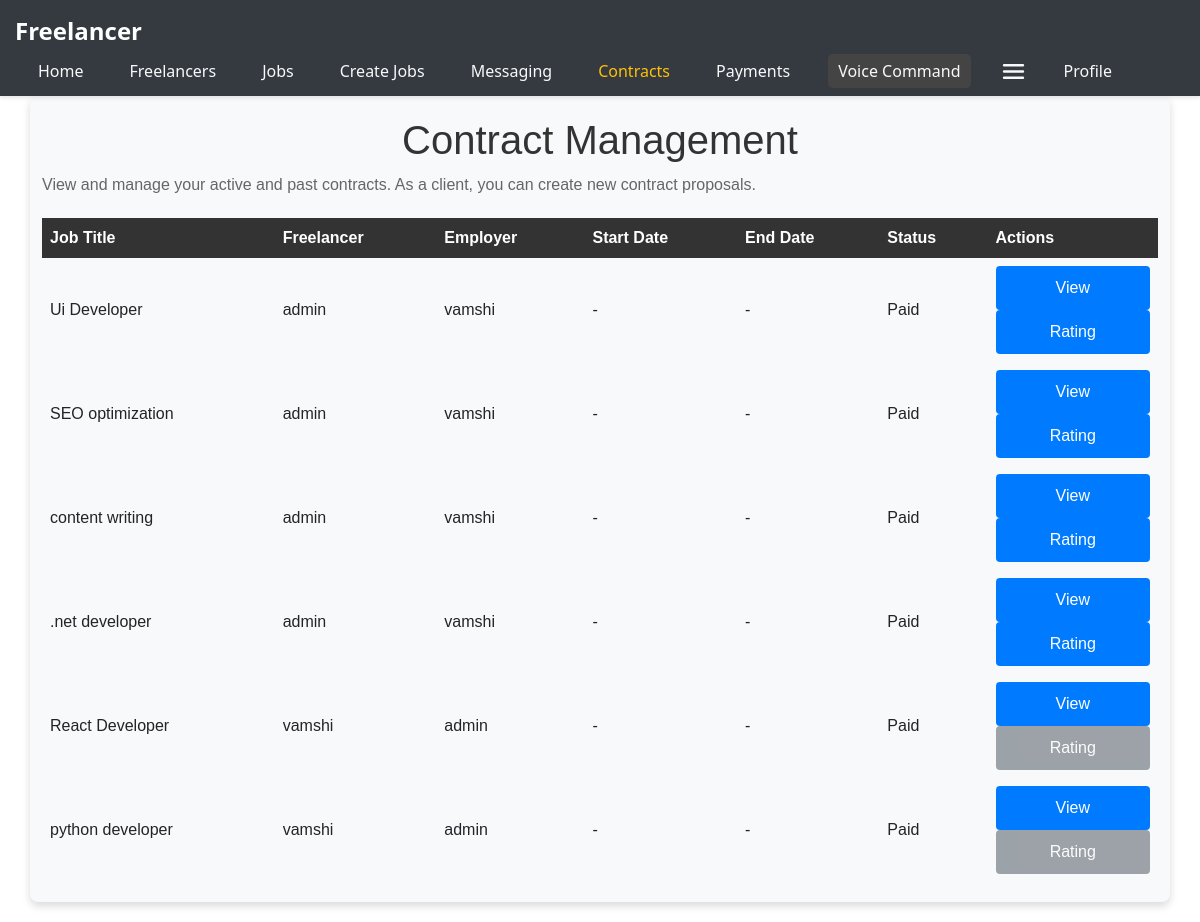
The page /contractManagement (signed in) on the database its author committed.
### app.py (models this page shows)
class Contract(db.Model):
    id = db.Column(db.Integer, primary_key=True)
    terms = db.Column(db.Text)
    start_date = db.Column(db.DateTime)
    end_date = db.Column(db.DateTime)
    status = db.Column(db.String(50))
    job_id = db.Column(db.Integer, db.ForeignKey('job.id'))
    job = db.relationship('Job', backref=db.backref('contracts', lazy=True))
    freelancer_id = db.Column(db.Integer, db.ForeignKey('user.id'))
    freelancer = db.relationship('User', foreign_keys=[freelancer_id], backref=db.backref('freelance_contracts', lazy=True))
    employer_id = db.Column(db.Integer, db.ForeignKey('user.id'))
    employer = db.relationship('User', foreign_keys=[employer_id], backref=db.backref('employer_contracts', lazy=True))

class Job(db.Model):
    id = db.Column(db.Integer, primary_key=True)
    title = db.Column(db.String(120), nullable=False)
    description = db.Column(db.Text, nullable=False)
    budget = db.Column(db.String(120), nullable=False)
    duration = db.Column(db.String(120))
    experience_level = db.Column(db.String(120))
    skills = db.Column(db.String(120))
    category_id = db.Column(db.Integer, db.ForeignKey('category.id'))
    category = db.relationship('Category', backref='jobs')
    employer_id = db.Column(db.Integer, db.ForeignKey('user.id'), nullable=False)

class User(db.Model):
    id = db.Column(db.Integer, primary_key=True)
    email = db.Column(db.String(120), unique=True, nullable=False)
    name = db.Column(db.String(100), nullable=False)
    password = db.Column(db.String(60), nullable=False)
    minimum_rate = db.Column(db.Float, nullable=True)
    skills = db.Column(db.String(500), nullable=True)
    jobs = db.relationship('Job', backref='author', lazy=True)
    rating = db.Column(db.Float, nullable=True, default=0.0)
    rating_count = db.Column(db.Integer, default=0)

### app.py (the view)
@app.route('/contractManagement')
def contract_management():
    user_id = session.get('user_id')  # Step 2: Get user ID from session
    if not user_id:
        flash('You need to login to view this page.', 'info')  # Step 1: Check if the user is logged in
        return redirect(url_for('login'))
    user = User.query.get(user_id)
    if not user:
        flash('User not found.', 'error')
        return redirect(url_for('login'))
    contracts = user.freelance_contracts + user.employer_contracts
    flash('Contract status has been updated', 'info')
    return render_template('contractManagement.html', contracts=contracts, user=user)

### templates/contractManagement.html (shortened to what this page needs)
{% extends 'nav.html' %} {% block title %}Contract Management{% endblock %} {%
block content %}
<main class="container">
  <h1>Contract Management</h1>
  <p>
    View and manage your active and past contracts. As a client, you can create
    new contract proposals.
  </p>
  <table>
    <thead>
      <tr>
        <th>Job Title</th>
        <th>Freelancer</th>
        <th>Employer</th>
        <th>Start Date</th>
        <th>End Date</th>
        <th>Status</th>
        <th>Actions</th>
      </tr>
    </thead>
    <tbody>
      {% for contract in contracts %}
      <tr data-contract-id="{{ contract.id }}">
        <td>{{ contract.job.title }}</td>
        <td>{{ contract.freelancer.name }}</td>
        <td>{{ contract.employer.name }}</td>
        <td>
          {{ contract.start_date.strftime('%Y-%m-%d') if contract.start_date
          else '-' }}
        </td>
        <td>
          {{ contract.end_date.strftime('%Y-%m-%d') if contract.end_date else
          '-' }}
        </td>
        <td id="status-{{ contract.id }}">{{ contract.status }}</td>
        <td>
          <button
            class="btn btn-primary"
            data-role="{{ 'employer' if contract.employer_id == user.id else 'freelancer' }}"
            onclick="showActionPopup('{{ contract.id }}', this.getAttribute('data-role'))"
          >
            View
          </button>
          <button
            class="btn btn-secondary rating-btn"
            id="rating-btn-{{ contract.id }}"
            data-contract-status="{{ contract.status }}"
            data-user-id="{{ user.id }}"
            data-employer-id="{{ contract.employer_id }}"
            data-freelancer-id="{{ contract.freelancer_id }}"
            onclick="showRatingPopup('{{ contract.id }}', this.getAttribute('data-role'))"
          >
            Rating
          </button>
        </td>
      </tr>
      {% else %}
      <tr>
        <td colspan="7">No contracts found.</td>
      </tr>
      {% endfor %}
    </tbody>
  </table>
</main>
{% endblock %}

### static/css/styles.css (style rules this page uses)
body { font-family: "Helvetica Neue", Helvetica, Arial, sans-serif; background-color: #f8f9fa; color: #212529; margin: 0; padding: 0; }
.btn-primary { background-color: #007bff; color: #ffffff; }
.btn-secondary { background-color: #6c757d; color: #ffffff; }
.container, .createjobscontainer { max-width: 800px; margin: auto; padding: 20px; background-color: #ffffff; border-radius: 8px; box-shadow: 0 4px 8px rgba(0, 0, 0, 0.15); font-family: Arial, sans-serif; }
.container h1 { color: #333; text-align: center; }
.container p { color: #666; line-height: 1.6; margin-bottom: 10px; }
.container, .createjobscontainer form { background-color: #f8f9fa; padding: 20px; border-radius: 8px; margin-bottom: 20px; }
.container button { background-color: #007bff; color: white; border: none; padding: 10px 20px; border-radius: 4px; cursor: pointer; display: block; width: 100%; }
table { width: 100%; border-collapse: collapse; margin-top: 20px; }
th, td { border: 1px solid #ddd; padding: 8px; text-align: left; }
th { background-color: #333; color: white; }
button { padding: 5px 10px; background-color: #0056b3; color: white; border: none; cursor: pointer; }
.btn-primary { color: #fff; background-color: #007bff; border-color: #007bff; }

### rows shown on the page
Contract: job "Ui Developer", freelancer.name "admin", employer.name "vamshi", start_date "-", end_date "-", status "Paid"
Contract: job "SEO optimization", freelancer.name "admin", employer.name "vamshi", start_date "-", end_date "-", status "Paid"
Contract: job "content writing", freelancer.name "admin", employer.name "vamshi", start_date "-", end_date "-", status "Paid"
Contract: job ".net developer", freelancer.name "admin", employer.name "vamshi", start_date "-", end_date "-", status "Paid"
Contract: job "React Developer", freelancer.name "vamshi", employer.name "admin", start_date "-", end_date "-", status "Paid"
Contract: job "python developer", freelancer.name "vamshi", employer.name "admin", start_date "-", end_date "-", status "Paid"
